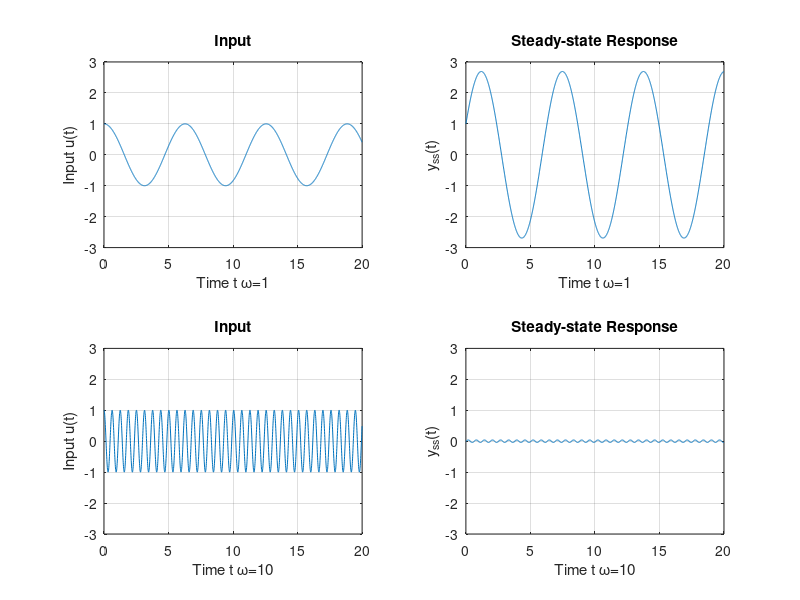

MATLAB code to generate this figure:

%Suspension
m = 1; 
b = 0.4; 
k = 1; 
omega = [0: 0.01: 10];
s =1i *omega;
H = (b*s+k)./(m*s.^2+b*s+k);
gain = abs(H);
phase = angle(H);
subplot(2,1,1);
plot(omega,gain)
grid
xlabel('frequency \omega')
ylabel('gain |H(i\omega)|')
title('Frequency Response vs. Frequency')
subplot(2,1,2);
plot(omega,phase)
grid
xlabel('frequency \omega')
ylabel('phase (rad) \angleH(i\omega)')


t = [0:.01:20];
omega = [1 ; 10];
s =1i *omega;
H = (b*s+k)./(m*s.^2+b*s+k);
gain = abs(H); 
phase = angle(H);
u = cos(omega*t);
angles = omega*t + phase*ones(size(t));
ys = diag(gain)*cos(angles);
axes = [0 20 -3 3];

subplot(2,2,1)
plot(t,u(1,:),'-')
title('Input')
xlabel(['Time t \omega=' num2str(omega(1))] )
ylabel('Input u(t)')
axis(axes)
grid
subplot(2,2,2)
plot(t,ys(1,:),'-')
title('Steady-state Response')
xlabel(['Time t \omega=' num2str(omega(1))] )
ylabel('y_{ss}(t)')
axis(axes)
grid
subplot(2,2,3)
plot(t,u(2,:),'-')
title('Input')
xlabel(['Time t \omega=' num2str(omega(2))] )
ylabel('Input u(t)')
axis(axes)
grid
subplot(2,2,4)
plot(t,ys(2,:),'-')
title('Steady-state Response')
xlabel(['Time t \omega=' num2str(omega(2))] )
ylabel('y_{ss}(t)')
axis(axes)
grid

